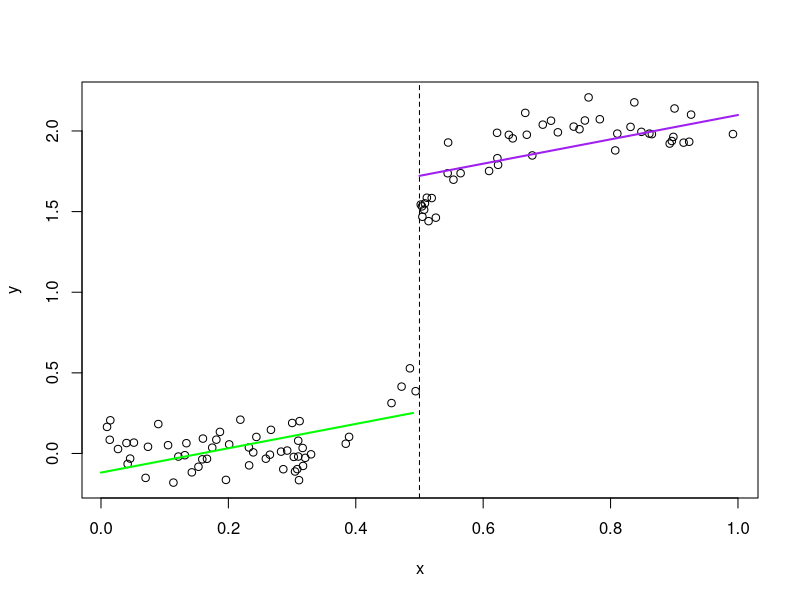
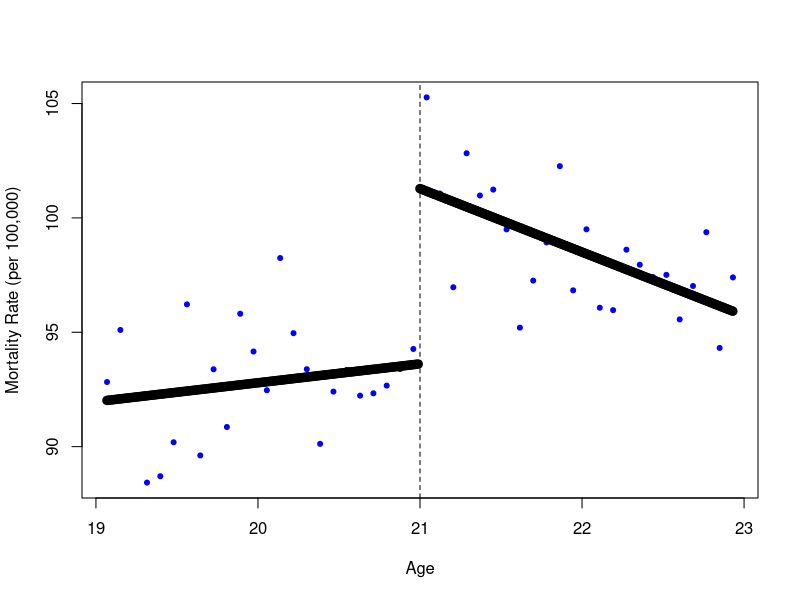
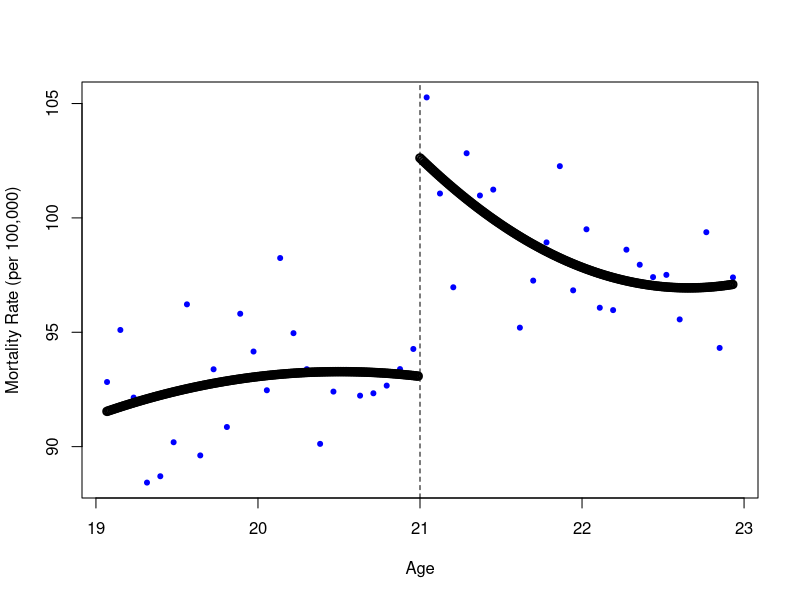

Reproduce these figures in R, in order.
#simulation code
set.seed(1234)
n = 100
x = runif(n)
D = 1*(x>=0.5)

y = pnorm(x,0.5,0.1)+rnorm(n,sd=0.1)+D
cutoff = 0.5
xtilde = x-cutoff
rd = lm(y~D+xtilde)
coef(rd)
summary(rd)
confint(rd, 'D', level=0.95)

plot(x,y)
abline(v=cutoff,lty=2)
x2 = seq(0,cutoff-0.01,0.01)
y2 = predict(rd, newdata = data.frame(xtilde=x2-cutoff,D=1 * (x2>=cutoff)))
points(x2, y2, type='l', col='green',lwd=2)

x3=seq(cutoff,1,0.01)
y3=predict(rd,newdata=data.frame(xtilde=x3-cutoff,D=1*(x3>=cutoff)))
points(x3, y3, type= 'l', col='purple',lwd=2)

#cutoff = 0.5
#E[Y0|X] when D =0, E[Y0|X] when D = 1
#95 percent confidence interval:
#1.345852 1.579982
#true mean is not equal to 0. It is very significant.


#linear RD model to estimate the causal e??ect of legal access to alcohol on death rates:
library(magrittr)
library(dplyr)
mlda = read.csv('mlda.csv')
mlda = mlda %>% mutate(age = agecell - 21, 
                       over21 = 1 * (agecell >= 21))
linear = lm(all ~ over21 + age + age:over21, mlda)
summary(linear)


#quadratic rather than linear specification.
quadratic = lm(all ~ over21 + age + I(age^2) +
                 age:over21 + I(age^2):over21, mlda)
summary(quadratic)

###plot
make_RD_plot = function(reg, dat, inc = 0.01){
  plot(all ~ agecell, dat, xlab = 'Age',
       ylab = "Mortality Rate (per 100,000)",
       pch = 20, col = 'blue')
  abline(v = 21, lty = 2)
  x_min = min(dat$agecell)
  x_max = max(dat$agecell)
  x2 = seq(x_min, 21 - inc, inc)
  x3 = seq(21, x_max, inc)
  y2 = predict(reg, data.frame(age = x2 - 21,
                               over21 = 1 * (x2 >= 21)))
  y3 = predict(reg, data.frame(age = x3 - 21,
                               over21 = 1 * (x3 >= 21)))
  points(x2, y2, lwd = 2)
  points(x3, y3, lwd = 2)
}

make_RD_plot(linear, mlda)
make_RD_plot(quadratic, mlda)


#RD analysis by restricting your sample to ages between 20 and 22:
mlda2 = read.csv('mlda2.csv')
linear2 = lm(all ~ agecell , mlda2)
summary(linear2)
#The age between 20-22 is less significant than only the age over 21. 
#And the R-squared is lower than before.

quadratic2 = lm(all ~ agecell + I(agecell^2), mlda2)
summary(quadratic2)